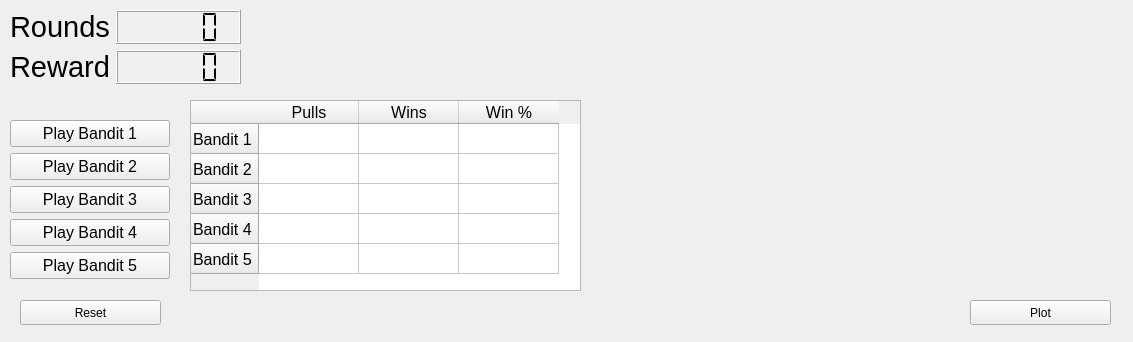
<?xml version="1.0" encoding="UTF-8"?>
<ui version="4.0">
 <class>MainWindow</class>
 <widget class="QMainWindow" name="MainWindow">
  <property name="geometry">
   <rect>
    <x>0</x>
    <y>0</y>
    <width>1133</width>
    <height>342</height>
   </rect>
  </property>
  <property name="windowTitle">
   <string>Bandit Casino </string>
  </property>
  <widget class="QWidget" name="centralWidget">
   <widget class="QWidget" name="formLayoutWidget_2">
    <property name="geometry">
     <rect>
      <x>10</x>
      <y>10</y>
      <width>231</width>
      <height>80</height>
     </rect>
    </property>
    <layout class="QFormLayout" name="formLayout_2">
     <item row="0" column="0">
      <widget class="QLabel" name="label">
       <property name="font">
        <font>
         <pointsize>22</pointsize>
        </font>
       </property>
       <property name="text">
        <string>Rounds</string>
       </property>
      </widget>
     </item>
     <item row="0" column="1">
      <widget class="QLCDNumber" name="lbl_pull_count">
       <property name="segmentStyle">
        <enum>QLCDNumber::Flat</enum>
       </property>
       <property name="value" stdset="0">
        <double>0.000000000000000</double>
       </property>
       <property name="intValue" stdset="0">
        <number>0</number>
       </property>
      </widget>
     </item>
     <item row="1" column="0">
      <widget class="QLabel" name="label_2">
       <property name="font">
        <font>
         <pointsize>22</pointsize>
        </font>
       </property>
       <property name="text">
        <string>Reward</string>
       </property>
      </widget>
     </item>
     <item row="1" column="1">
      <widget class="QLCDNumber" name="lbl_pull_count_2">
       <property name="segmentStyle">
        <enum>QLCDNumber::Flat</enum>
       </property>
       <property name="value" stdset="0">
        <double>0.000000000000000</double>
       </property>
       <property name="intValue" stdset="0">
        <number>0</number>
       </property>
      </widget>
     </item>
    </layout>
   </widget>
   <widget class="QTableWidget" name="tableWidget">
    <property name="geometry">
     <rect>
      <x>190</x>
      <y>100</y>
      <width>391</width>
      <height>191</height>
     </rect>
    </property>
    <property name="font">
     <font>
      <pointsize>12</pointsize>
     </font>
    </property>
    <row>
     <property name="text">
      <string>Bandit 1</string>
     </property>
    </row>
    <row>
     <property name="text">
      <string>Bandit 2</string>
     </property>
    </row>
    <row>
     <property name="text">
      <string>Bandit 3</string>
     </property>
    </row>
    <row>
     <property name="text">
      <string>Bandit 4</string>
     </property>
    </row>
    <row>
     <property name="text">
      <string>Bandit 5</string>
     </property>
    </row>
    <column>
     <property name="text">
      <string>Pulls</string>
     </property>
    </column>
    <column>
     <property name="text">
      <string>Wins</string>
     </property>
    </column>
    <column>
     <property name="text">
      <string>Win %</string>
     </property>
    </column>
    <item row="0" column="0">
     <property name="text">
      <string/>
     </property>
    </item>
   </widget>
   <widget class="QWidget" name="verticalLayoutWidget">
    <property name="geometry">
     <rect>
      <x>10</x>
      <y>120</y>
      <width>160</width>
      <height>161</height>
     </rect>
    </property>
    <layout class="QVBoxLayout" name="verticalLayout">
     <item>
      <widget class="QPushButton" name="pull_arm1">
       <property name="font">
        <font>
         <pointsize>12</pointsize>
        </font>
       </property>
       <property name="text">
        <string>Play Bandit 1</string>
       </property>
      </widget>
     </item>
     <item>
      <widget class="QPushButton" name="pull_arm2">
       <property name="font">
        <font>
         <pointsize>12</pointsize>
        </font>
       </property>
       <property name="text">
        <string>Play Bandit 2</string>
       </property>
      </widget>
     </item>
     <item>
      <widget class="QPushButton" name="pull_arm3">
       <property name="font">
        <font>
         <pointsize>12</pointsize>
        </font>
       </property>
       <property name="text">
        <string>Play Bandit 3</string>
       </property>
      </widget>
     </item>
     <item>
      <widget class="QPushButton" name="pull_arm4">
       <property name="font">
        <font>
         <pointsize>12</pointsize>
        </font>
       </property>
       <property name="text">
        <string>Play Bandit 4</string>
       </property>
      </widget>
     </item>
     <item>
      <widget class="QPushButton" name="pull_arm4_2">
       <property name="font">
        <font>
         <pointsize>12</pointsize>
        </font>
       </property>
       <property name="text">
        <string>Play Bandit 5</string>
       </property>
      </widget>
     </item>
    </layout>
   </widget>
   <widget class="QWidget" name="mpl_widge" native="true">
    <property name="geometry">
     <rect>
      <x>610</x>
      <y>10</y>
      <width>501</width>
      <height>281</height>
     </rect>
    </property>
   </widget>
   <widget class="QPushButton" name="bt_reset">
    <property name="geometry">
     <rect>
      <x>20</x>
      <y>300</y>
      <width>141</width>
      <height>25</height>
     </rect>
    </property>
    <property name="text">
     <string>Reset</string>
    </property>
   </widget>
   <widget class="QPushButton" name="bt_plot">
    <property name="geometry">
     <rect>
      <x>970</x>
      <y>300</y>
      <width>141</width>
      <height>25</height>
     </rect>
    </property>
    <property name="text">
     <string>Plot</string>
    </property>
   </widget>
  </widget>
 </widget>
 <resources/>
 <connections/>
</ui>
